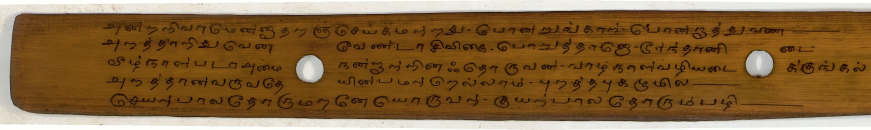
#> input picture image8c.png, 1741 x 259 px (shown at 1/2 size)
$ jupyter execute sree_lin_seg.ipynb   (shell and % lines are left out)
#> lines starting #> are read from the running program, lines starting #| are printed output that depends on the picture; after the words box and inside, x2 and y2 are one past the last pixel; in counts of white or black regions, pixels touching at a corner belong together
[cell 1]
import cv2
import numpy as np
import matplotlib.pyplot as plt
import os
import sys

# Helper for displaying images in VS Code / Jupyter notebooks
def show_img(img, title=None, cmap='gray'):
    if img is None:
        print('Image is None')
        return
    plt.figure(figsize=(8,6))
    if len(img.shape) == 2:
        plt.imshow(img, cmap=cmap)
    else:
        plt.imshow(cv2.cvtColor(img, cv2.COLOR_BGR2RGB))
    if title:
        plt.title(title)
    plt.axis('off')
    plt.show()

[cell 2]
# Select an image file using a local file dialog (works in VS Code/Jupyter).
# If you cancel the dialog, the code will fall back to 'image8c.png' in the workspace.
import tkinter as tk
from tkinter import filedialog
root = tk.Tk()
root.withdraw()  # hide the main window
image_path = filedialog.askopenfilename(title='Select image', filetypes=[('Image files', '*.png;*.jpg;*.jpeg;*.tif;*.bmp')])
#> the answer given: image8c.png
# fallback to a known image in the workspace if no selection is made
if not image_path:
    fallback = os.path.join(os.getcwd(), 'image8c.png')
    if os.path.exists(fallback):
        print(f'No file selected — using fallback: {fallback}')
        image_path = fallback
    else:
        raise SystemExit('No file selected and no fallback found.')
img = cv2.imread(image_path)
#> img is the input picture: shape (259, 1741, 3); mean B, G, R 59.6, 100.3, 132.8
if img is None:
    raise SystemExit(f'Failed to read image: {image_path}')

[cell 3]
imgcanny = cv2.Canny(img, 150, 200)
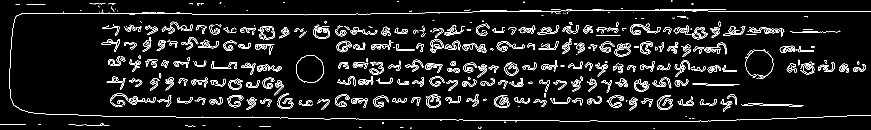
#> imgcanny: shape (259, 1741) (shown at 1/2 size); 6.5% white in thin lines or dots
show_img(imgcanny, title='Canny edges')

[cell 4]
kernel=np.ones((1,2),np.uint8)
imgdilate=cv2.dilate(imgcanny,kernel,iterations=2)
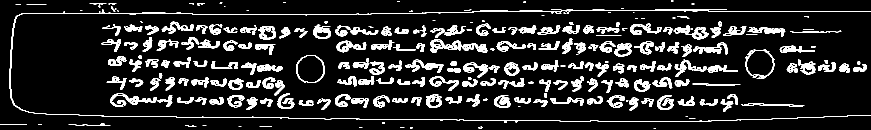
#> imgdilate: shape (259, 1741) (shown at 1/2 size); 11.9% white; 296 white regions (67 under 20 px)
show_img(imgdilate, title='Dilated Canny')

[cell 5]
ret, imgbin = cv2.threshold(imgdilate, 127, 255, cv2.THRESH_BINARY)
show_img(imgbin, title='Binary image')

[cell 6]
# Contour filtering and cleaning (works with single-channel binary images)
img_for_contours = imgbin.copy()  # Work on a copy

# Find contours (OpenCV returns contours differently depending on version)
contours_info = cv2.findContours(img_for_contours, cv2.RETR_EXTERNAL, cv2.CHAIN_APPROX_SIMPLE)
#> contours_info = 296 contours, 101 with area under 20; largest, box (x1, y1, x2, y2) and area: (592, 110, 650, 166) 2516, (1490, 99, 1550, 157) 2502, (860, 79, 923, 106) 820, (1347, 51, 1418, 79) 682, (626, 48, 662, 78) 672
contours = contours_info[0] if len(contours_info) == 2 else contours_info[1]
#> contours has the same summary as contours_info

# Create a blank image to draw the filtered contours on
cleaned_contour_image = np.zeros_like(imgbin)

# Parameters for filtering contours (tune these!)
min_area = 1
max_area = 5000
min_width = 1
max_width = 50
min_height = 1
max_height = 95

filtered_contours = []
for contour in contours:
    area = cv2.contourArea(contour)
    x, y, w, h = cv2.boundingRect(contour)
    if (min_area < area < max_area) and (min_width < w < max_width) and (min_height < h < max_height):
        filtered_contours.append(contour)
#> this loop made 296 passes
#> (area, x, y, w, h) on passes 12, 22, 24: (24, 137, 247, 84, 4), (22, 1482, 207, 127, 7), (163, 597, 200, 30, 12)
#> after the loop, filtered_contours = 233 contours, 59 with area under 20; largest, box (x1, y1, x2, y2) and area: (626, 48, 662, 78) 672, (1229, 87, 1263, 113) 635, (852, 188, 884, 215) 624, (988, 191, 1021, 216) 594, (1009, 125, 1039, 151) 554

cv2.drawContours(cleaned_contour_image, filtered_contours, -1, (255), thickness=2)
#> cleaned_contour_image: shape (259, 1741); 12.4% white; 184 white regions, largest, box (x1, y1, x2, y2) and area: (479, 49, 553, 80) 1016, (926, 124, 1000, 156) 952, (704, 116, 771, 151) 909
print('Original Binary Image:')
show_img(imgbin, title='Original Binary')
print('\nCleaned Image (Contour Analysis):')
show_img(cleaned_contour_image, title='Cleaned Contours')

[cell 7]
# Parameter for closing small horizontal gaps in lines before projection
LINE_CLOSING_KERNEL_WIDTH = 50

temp_opening_kernel = np.ones((1, LINE_CLOSING_KERNEL_WIDTH), np.uint8)
temp_cleaned_image_for_projection = cv2.morphologyEx(cleaned_contour_image, cv2.MORPH_CLOSE, temp_opening_kernel)
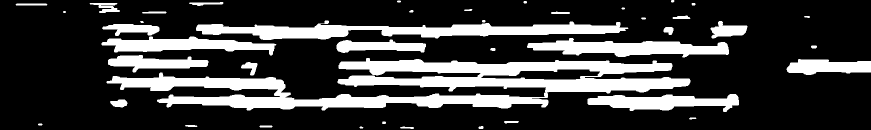
#> temp_cleaned_image_for_projection: shape (259, 1741) (shown at 1/2 size); 23.8% white; 42 white regions, largest, box (x1, y1, x2, y2) and area: (213, 116, 1381, 221) 50808, (392, 41, 1257, 80) 16143, (1054, 76, 1458, 115) 8923

show_img(temp_cleaned_image_for_projection, title='Closed for projection')

[cell 8]
horizontal_projection = np.sum(temp_cleaned_image_for_projection, axis=1)
#> horizontal_projection = 259 values, max 285345 at index 203, min 0 at index 28, mean 105560.2

plt.figure(figsize=(10, 6))
plt.plot(horizontal_projection, range(len(horizontal_projection)))
plt.gca().invert_yaxis() # Invert y-axis to match image orientation
plt.xlabel("Pixel Sum (Projection Value)")
plt.ylabel("Row Index")
plt.title("Horizontal Projection Profile")
plt.grid(True)
plt.show()
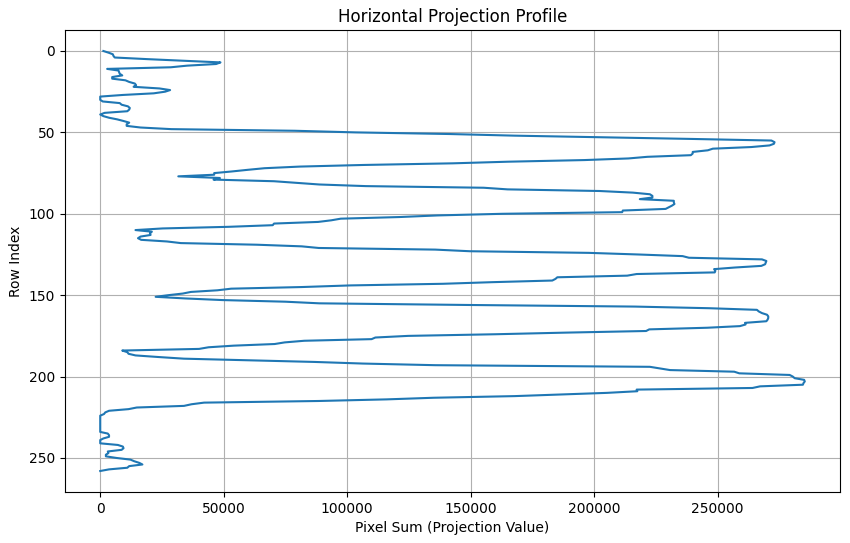
#> figure drawn by matplotlib, 1 panel

print("Horizontal Projection Profile (first 20 values):", horizontal_projection[:20])
#| Horizontal Projection Profile (first 20 values): [ 1275  3315  5100  5355  5865 19125 34170 48705 46920 35190 28560  2805
#|   7395  7650  7905  8925  4845  4845 10200 11730]

[cell 9]
# Parameter for horizontal projection threshold
LINE_SEGMENTATION_THRESHOLD_MULTIPLIER = 1.1# Increase this value to be more aggressive in merging lines, decrease to split lines more easily

threshold_projection = np.mean(horizontal_projection[horizontal_projection > 0]) * LINE_SEGMENTATION_THRESHOLD_MULTIPLIER # A dynamic threshold
#> threshold_projection = 125308.7

line_starts = []
line_ends = []
is_in_line = False

for i, value in enumerate(horizontal_projection):
    if value > threshold_projection and not is_in_line:
        line_starts.append(i)
        is_in_line = True
    elif value <= threshold_projection and is_in_line:
        # Ensure we don't end a line prematurely due to small gaps
        # Look ahead to see if there are significant non-zero values soon after
        # For simplicity in this first pass, we'll use a direct end. Refinement can be added later.
        line_ends.append(i - 1) # The line ended at the previous row
        is_in_line = False
#> this loop made 259 passes
#> (value, is_in_line) on pass 52: (141525, True)
#> after the loop, is_in_line = False; line_ends = [69, 101, 143, 174, 213]; line_starts = [51, 84, 122, 156, 193]

# Handle the case where the last line extends to the end of the image
if is_in_line:
    line_ends.append(len(horizontal_projection) - 1)

print("Identified Line Starts:", line_starts)
#| Identified Line Starts: [51, 84, 122, 156, 193]
print("Identified Line Ends:", line_ends)
#| Identified Line Ends: [69, 101, 143, 174, 213]

[cell 10]
separated_lines = []

for i in range(len(line_starts)):
    start_y = line_starts[i]
    end_y = line_ends[i]
    line_img = cleaned_contour_image[start_y:end_y+1, :]
    separated_lines.append(line_img)
    print(f'Segmented Line {i+1}:')
    show_img(line_img, title=f'Segmented Line {i+1}')
#> this loop made 5 passes
#> (start_y, end_y) on passes 1 to 5: (51, 69), (84, 101), (122, 143), (156, 174), (193, 213)
#| Segmented Line 1:
#| Segmented Line 2:
#| Segmented Line 3:
#| Segmented Line 4:
#| Segmented Line 5:
#> after the loop, separated_lines = 5 items

[cell 11]
separated_lines_original = []

for i in range(len(line_starts)):
    start_y = line_starts[i]
    end_y = line_ends[i]

    line_img_original = img[start_y:end_y+1, :]
    separated_lines_original.append(line_img_original)
    print(f'Segmented Line {i+1} (from original image):')
    show_img(line_img_original, title=f'Segmented Line {i+1} (original)')
#> after the loop, separated_lines_original = 5 items

[cell 12]
separated_characters_words_per_line = []
display_segments = [] # To store segments for combined display

# Parameters for segmentation
MIN_SEGMENT_WIDTH = 5 # Minimum width for a valid character/word segment. Increase to filter out smaller noise.
CHAR_SEGMENTATION_THRESHOLD_MULTIPLIER = 0.05 # Increase this value to merge characters/words more easily, decrease to split them more aggressively.

for line_idx, line_img in enumerate(separated_lines):
    if line_img.shape[1] == 0: # Skip empty lines
        print(f"Skipping empty line {line_idx+1}")
        continue

    # Calculate vertical projection profile
    vertical_projection = np.sum(line_img, axis=0)

    # Dynamic thresholding for segmentation
    non_zero_projections = vertical_projection[vertical_projection > 0]
    if non_zero_projections.size > 0:
        # Use a fraction of the average non-zero projection as a threshold
        threshold_for_segmentation = np.mean(non_zero_projections) * CHAR_SEGMENTATION_THRESHOLD_MULTIPLIER
    else:
        threshold_for_segmentation = 0 # No content, so threshold is 0

    current_line_segments = []
    is_in_segment = False
    start_col = 0

    for col_idx, value in enumerate(vertical_projection):
        if value > threshold_for_segmentation and not is_in_segment:
            # Start of a new segment
            start_col = col_idx
            is_in_segment = True
        elif value <= threshold_for_segmentation and is_in_segment:
            # End of a segment
            end_col = col_idx - 1
            if (end_col - start_col + 1) >= MIN_SEGMENT_WIDTH:
                segment = line_img[:, start_col : end_col + 1]
                current_line_segments.append(segment)
            is_in_segment = False

    # Handle the case where the last segment extends to the end of the line
    if is_in_segment:
        end_col = len(vertical_projection) - 1
        if (end_col - start_col + 1) >= MIN_SEGMENT_WIDTH:
            segment = line_img[:, start_col : end_col + 1]
            current_line_segments.append(segment)

    separated_characters_words_per_line.append(current_line_segments)

    # For display, combine segments with a separator
    if current_line_segments:
        # Create a white separator (grayscale as line_img is grayscale)
        separator_width = 10
        separator = np.full((line_img.shape[0], separator_width), 255, dtype=np.uint8)

        combined_segments_image_line = []
        for i, segment in enumerate(current_line_segments):
            combined_segments_image_line.append(segment)
            if i < len(current_line_segments) - 1:
                combined_segments_image_line.append(separator)

        if combined_segments_image_line:
            display_segments.append(np.concatenate(combined_segments_image_line, axis=1))
#> this loop made 5 passes
#> threshold_for_segmentation on passes 1 to 5: 121.2, 110.1, 127.8, 117.7, 127.2
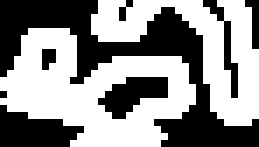
#> segment: shape (21, 37) (shown 7 times larger); 55.6% white; 8 black regions (5 under 20 px), largest, box (x1, y1, x2, y2) and area: (0, 0, 37, 21) 229, (0, 15, 12, 21) 47, (14, 11, 24, 17) 35
#> after the loop, display_segments = 5 items; separated_characters_words_per_line = 5 items

# Now display all the combined line segments
if display_segments:
    # Add a small vertical separator between lines for clarity in the final display
    line_separator_height = 20
    max_width = max([img.shape[1] for img in display_segments])
#> max_width = 1266
    line_separator = np.full((line_separator_height, max_width), 255, dtype=np.uint8)

    final_display_images = []
    for i, line_segments_img in enumerate(display_segments):
        # Pad shorter lines to max_width
        if line_segments_img.shape[1] < max_width:
            padding = np.full((line_segments_img.shape[0], max_width - line_segments_img.shape[1]), 255, dtype=np.uint8)
            line_segments_img = np.concatenate((line_segments_img, padding), axis=1)

        final_display_images.append(line_segments_img)
        if i < len(display_segments) - 1:
            final_display_images.append(line_separator)
#> this loop made 5 passes
#> after the loop, final_display_images = 9 items

    combined_all_segments_image = np.concatenate(final_display_images, axis=0)
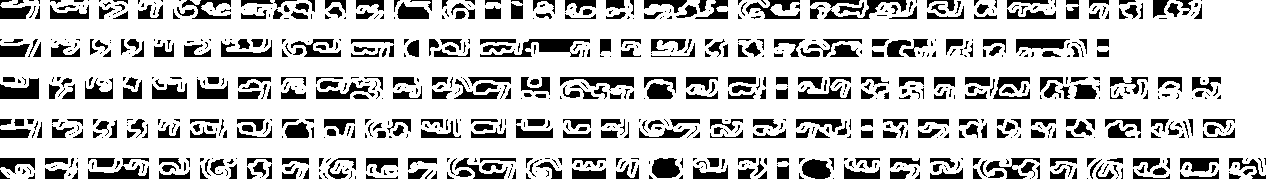
#> combined_all_segments_image: shape (179, 1266); 78.2% white; 837 black regions (409 under 20 px), largest, box (x1, y1, x2, y2) and area: (480, 39, 590, 57) 760, (0, 78, 39, 99) 545, (560, 77, 634, 91) 484
    print('\nSegmented Characters/Words:')
    show_img(combined_all_segments_image, title='Segmented Characters/Words')
else:
    print("No characters or words were segmented.")

[cell 13]
import matplotlib.pyplot as plt

# Loop through each separated line and plot its vertical projection
for line_idx, line_img_binary in enumerate(separated_lines):
    if line_img_binary.shape[1] == 0:
        print(f"Skipping vertical projection for empty line {line_idx+1}")
        continue

    vertical_projection = np.sum(line_img_binary, axis=0)

    plt.figure(figsize=(15, 4))
    plt.plot(vertical_projection)
    plt.xlabel("Column Index")
    plt.ylabel("Pixel Sum (Projection Value)")
    plt.title(f"Vertical Projection Profile for Line {line_idx+1}")
    plt.grid(True)
    plt.show()
#> this loop made 5 passes
#> pass 1, `plt.show()`:
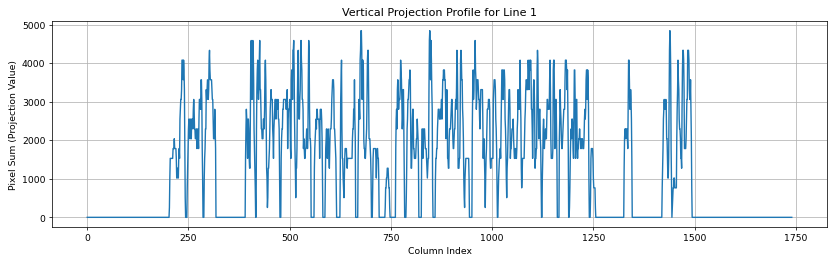
#> figure drawn by matplotlib, 1 panel; curve peaks at x = 676, y = 4845

[cell 14]
separated_characters_words_original_per_line = []

# MIN_SEGMENT_WIDTH is already defined from the previous cell
# CHAR_SEGMENTATION_THRESHOLD_MULTIPLIER is already defined from the previous cell

for line_idx, line_img_original in enumerate(separated_lines_original):
    # Retrieve the corresponding binary line image
    line_img_binary = separated_lines[line_idx]

    if line_img_binary.shape[1] == 0: # Skip empty lines
        print(f"Skipping empty binary line {line_idx+1}")
        separated_characters_words_original_per_line.append([]) # Append an empty list for this line
        continue

    # Calculate vertical projection profile for the binary image to find segment boundaries
    vertical_projection_binary = np.sum(line_img_binary, axis=0)

    # Determine the threshold for segmentation
    non_zero_projections_binary = vertical_projection_binary[vertical_projection_binary > 0]
    if non_zero_projections_binary.size > 0:
        threshold_for_segmentation = np.mean(non_zero_projections_binary) * CHAR_SEGMENTATION_THRESHOLD_MULTIPLIER
    else:
        threshold_for_segmentation = 0 # No content, so threshold is 0

    current_line_segments_original = []
    is_in_segment = False
    start_col = 0

    for col_idx, value in enumerate(vertical_projection_binary):
        if value > threshold_for_segmentation and not is_in_segment:
            # Start of a new segment
            start_col = col_idx
            is_in_segment = True
        elif value <= threshold_for_segmentation and is_in_segment:
            # End of a segment
            end_col = col_idx - 1
            if (end_col - start_col + 1) >= MIN_SEGMENT_WIDTH:
                # Extract the segment from the original line image
                segment = line_img_original[:, start_col : end_col + 1]
                current_line_segments_original.append(segment)
            is_in_segment = False

    # Handle the case where the last segment extends to the end of the line
    if is_in_segment:
        end_col = len(vertical_projection_binary) - 1
        if (end_col - start_col + 1) >= MIN_SEGMENT_WIDTH:
            segment = line_img_original[:, start_col : end_col + 1]
            current_line_segments_original.append(segment)

    separated_characters_words_original_per_line.append(current_line_segments_original)
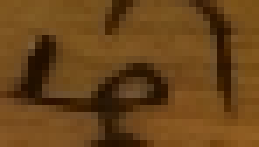
#> segment: shape (21, 37, 3) (shown 7 times larger); mean of channels 0, 1, 2 25.6, 68.1, 104.8; drawn as B, G, R
#> after the loop, separated_characters_words_original_per_line = 5 items

print(f"Extracted {len(separated_characters_words_original_per_line)} lines of character/word segments from the original image.")
#| Extracted 5 lines of character/word segments from the original image.
# Displaying an example of the first few segments from the first line for verification
if separated_characters_words_original_per_line and separated_characters_words_original_per_line[0]:
    print("First few character/word segments from the first line (original image):")
    for i, seg in enumerate(separated_characters_words_original_per_line[0][:5]): # Display up to 5 segments
        print(f'Segment {i+1} shape: {seg.shape}')
        show_img(seg, title=f'Segment {i+1}')
#> this loop made 5 passes
#| Segment 1 shape: (19, 40, 3)
#| Segment 2 shape: (19, 39, 3)
#| Segment 3 shape: (19, 29, 3)
#| Segment 4 shape: (19, 25, 3)
#| Segment 5 shape: (19, 58, 3)
#> pass 2, in show_img (call 19), `plt.show()`:
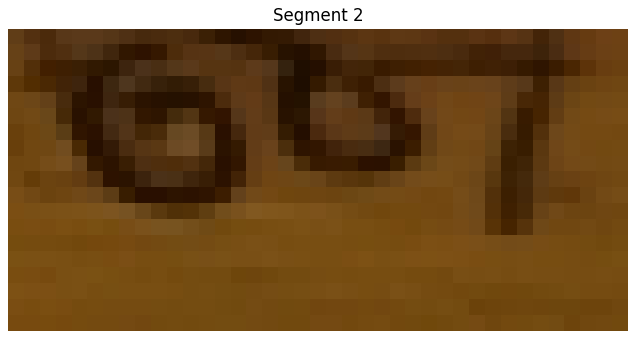
#> figure drawn by matplotlib, 1 panel

[cell 15]
display_segments_original = [] # To store segments for combined display from original image

# Loop through each line's segmented characters/words
for line_segments_original in separated_characters_words_original_per_line:
    if line_segments_original:
        # Create a white separator (color image as line_img_original is color)
        separator_width = 10
        # Determine the height of the current line's segments for the separator
        # All segments in a line should have the same height, so take the first one.
        segment_height = line_segments_original[0].shape[0]
        separator_original = np.full((segment_height, separator_width, 3), 255, dtype=np.uint8) # 3 channels for color

        combined_segments_image_line_original = []
        for i, segment in enumerate(line_segments_original):
            combined_segments_image_line_original.append(segment)
            if i < len(line_segments_original) - 1:
                combined_segments_image_line_original.append(separator_original)

        if combined_segments_image_line_original:
            display_segments_original.append(np.concatenate(combined_segments_image_line_original, axis=1))
#> this loop made 5 passes
#> segment_height on passes 1 to 5: 19, 18, 22, 19, 21
#> after the loop, display_segments_original = 5 items

# Now display all the combined line segments from the original image
if display_segments_original:
    # Add a small vertical separator between lines for clarity in the final display
    line_separator_height = 20
    # Find the maximum width among all combined line images for consistent padding
    max_width_original = max([img.shape[1] for img in display_segments_original])
#> max_width_original = 1266
    # Create a white line separator for color images
    line_separator_original = np.full((line_separator_height, max_width_original, 3), 255, dtype=np.uint8)

    final_display_images_original = []
    for i, line_segments_img_original in enumerate(display_segments_original):
        # Pad shorter lines to max_width_original
        if line_segments_img_original.shape[1] < max_width_original:
            padding_width = max_width_original - line_segments_img_original.shape[1]
            padding_original = np.full((line_segments_img_original.shape[0], padding_width, 3), 255, dtype=np.uint8)
            line_segments_img_original = np.concatenate((line_segments_img_original, padding_original), axis=1)

        final_display_images_original.append(line_segments_img_original)
        if i < len(display_segments_original) - 1:
            final_display_images_original.append(line_separator_original)
#> this loop made 5 passes
#> padding_width on passes 1 to 4: 64, 157, 45, 31
#> after the loop, final_display_images_original = 9 items; padding_width = 31

    combined_all_segments_image_original = np.concatenate(final_display_images_original, axis=0)
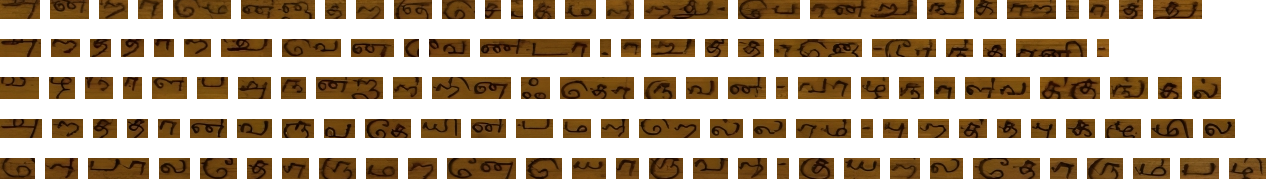
#> combined_all_segments_image_original: shape (179, 1266, 3); mean of channels 0, 1, 2 154.9, 173.5, 189.3; drawn as B, G, R
    print('\nSegmented Characters/Words (from Original Image):')
    show_img(combined_all_segments_image_original, title='Segments (original)')
else:
    print("No characters or words were segmented from the original image.")
